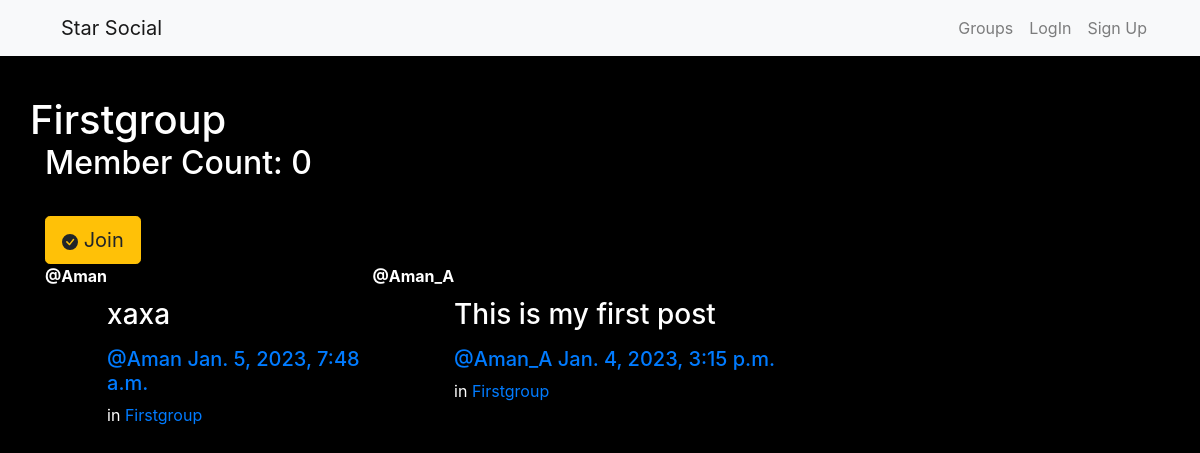
The page /groups/posts/firstgroup/ on the database its author committed.
### groups/models.py (models this page shows, shortened)
class Group(models.Model):
    name = models.CharField(max_length=255, unique=True)
    slug = models.SlugField(allow_unicode=True, unique=True)
    description = models.TextField(blank=True, default='')
    description_html = models.TextField(editable=False, default='', blank=True)
    members = models.ManyToManyField(User,through="GroupMember")
    class Meta:
        ordering = ["name"]

### posts/models.py (models this page shows, shortened)
class Post(models.Model):
    user = models.ForeignKey(User, related_name="posts",on_delete=models.CASCADE)
    created_at = models.DateTimeField(auto_now=True)
    message = models.TextField()
    message_html = models.TextField(editable=False)
    group = models.ForeignKey(Group, related_name="posts",null=True, blank=True,on_delete=models.CASCADE)
    class Meta:
        ordering = ["-created_at"]
        unique_together = ["user", "message"]

### groups/views.py (the view)
# urls.py: path("posts/<str:slug>/",views.SingleGroup.as_view(),name="single"),
class SingleGroup(generic.DetailView):
    model = Group

### groups/templates/groups/group_detail.html (shortened to what this page needs)
{% extends "groups/group_base.html" %}
{% block pregroup %}
<br><br><br><br><br>
<h1>{{group.name}}
<div class = "container"><h2>Member Count: {{group.members.count}}</h2></div></h1>
  <div class="container">
				{% if user in group.members.all %}
					<a href="{% url 'groups:leave' slug=group.slug %}" class="btn btn-lg btn-fill btn-warning"><svg xmlns="http://www.w3.org/2000/svg" width="16" height="16" fill="currentColor" class="bi bi-x-circle-fill" viewBox="0 0 16 16">
                        <path d="M16 8A8 8 0 1 1 0 8a8 8 0 0 1 16 0zM5.354 4.646a.5.5 0 1 0-.708.708L7.293 8l-2.647 2.646a.5.5 0 0 0 .708.708L8 8.707l2.646 2.647a.5.5 0 0 0 .708-.708L8.707 8l2.647-2.646a.5.5 0 0 0-.708-.708L8 7.293 5.354 4.646z"/>
                      </svg> Leave</a>
				{% else %}
					<a href="{% url 'groups:join' slug=group.slug %}" class="btn btn-lg btn-fill btn-warning"> Join</a>
				{% endif %}
</div>
{% endblock %}
{% block group_content %}
<div class="col-md-8">
	{% if group.posts.count == 0 %}
	<h2>No posts in this group yet!</h2>
	{% else %}
		{% for post in group.posts.all %}
			{% include "posts/_post.html" %}
		{% endfor %}
	{% endif %}
</div>
{% endblock %}

### posts/templates/posts/_post.html (shortened to what this page needs)
<div class="media">
    <strong>@{{ post.user.username }}</strong>
    <div class="media-body">
	<div><h3 class="mt-0">&nbsp&nbsp&nbsp&nbsp&nbsp&nbsp&nbsp&nbsp&nbsp&nbsp&nbsp&nbsp{{ post.message_html|safe }}</h3>
        <div class="media-heading">
		<h5>
			<span class="username"><a href="{% url 'posts:for_user' username=post.user.username %}">@{{ post.user.username }}</a></span>
			<time class="time"><a href="{% url 'posts:single' username=post.user.username pk=post.pk %}">{{ post.created_at }}</a></time>
            </div>
            {% if post.group %}
			<span class="group-name"> in <a href="#">{{ post.group.name }}</a></span>
			{% endif %}
	</div>
</div>

### static/simplesocial/css/master.css (style rules this page uses)
body { margin: 0; overflow: hidden; background-color: black; color:white; overflow: scroll; }

### rows shown on the page
Group: name "Firstgroup", members.count "0"
Post: user.username "Aman", message_html "xaxa", created_at "Jan. 5, 2023, 7:48 a.m.", group.name "Firstgroup"
Post: user.username "Aman_A", message_html "This is my first post", created_at "Jan. 4, 2023, 3:15 p.m.", group.name "Firstgroup"
